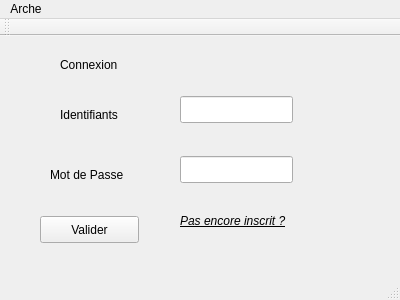
<?xml version="1.0" encoding="UTF-8"?>
<ui version="4.0">
 <class>MainWindow</class>
 <widget class="QMainWindow" name="MainWindow">
  <property name="geometry">
   <rect>
    <x>0</x>
    <y>0</y>
    <width>400</width>
    <height>300</height>
   </rect>
  </property>
  <property name="windowTitle">
   <string>MainWindow</string>
  </property>
  <widget class="QWidget" name="centralWidget">
   <widget class="QLineEdit" name="lineEdit">
    <property name="geometry">
     <rect>
      <x>180</x>
      <y>60</y>
      <width>113</width>
      <height>27</height>
     </rect>
    </property>
   </widget>
   <widget class="QLabel" name="label">
    <property name="geometry">
     <rect>
      <x>60</x>
      <y>20</y>
      <width>81</width>
      <height>17</height>
     </rect>
    </property>
    <property name="text">
     <string>Connexion</string>
    </property>
   </widget>
   <widget class="QLabel" name="label_2">
    <property name="geometry">
     <rect>
      <x>60</x>
      <y>70</y>
      <width>91</width>
      <height>17</height>
     </rect>
    </property>
    <property name="text">
     <string>Identifiants</string>
    </property>
   </widget>
   <widget class="QLabel" name="label_3">
    <property name="geometry">
     <rect>
      <x>50</x>
      <y>130</y>
      <width>101</width>
      <height>17</height>
     </rect>
    </property>
    <property name="text">
     <string>Mot de Passe</string>
    </property>
   </widget>
   <widget class="QLineEdit" name="lineEdit_2">
    <property name="geometry">
     <rect>
      <x>180</x>
      <y>120</y>
      <width>113</width>
      <height>27</height>
     </rect>
    </property>
   </widget>
   <widget class="QPushButton" name="pushButton">
    <property name="geometry">
     <rect>
      <x>40</x>
      <y>180</y>
      <width>99</width>
      <height>27</height>
     </rect>
    </property>
    <property name="text">
     <string>Valider</string>
    </property>
   </widget>
   <widget class="QLabel" name="label_4">
    <property name="geometry">
     <rect>
      <x>180</x>
      <y>170</y>
      <width>151</width>
      <height>31</height>
     </rect>
    </property>
    <property name="text">
     <string>&lt;html&gt;&lt;head/&gt;&lt;body&gt;&lt;p&gt;&lt;span style=&quot; font-style:italic; text-decoration: underline;&quot;&gt;Pas encore inscrit ?&lt;/span&gt;&lt;/p&gt;&lt;/body&gt;&lt;/html&gt;</string>
    </property>
   </widget>
  </widget>
  <widget class="QToolBar" name="mainToolBar">
   <attribute name="toolBarArea">
    <enum>TopToolBarArea</enum>
   </attribute>
   <attribute name="toolBarBreak">
    <bool>false</bool>
   </attribute>
  </widget>
  <widget class="QStatusBar" name="statusBar"/>
  <widget class="QMenuBar" name="menuBar">
   <property name="geometry">
    <rect>
     <x>0</x>
     <y>0</y>
     <width>400</width>
     <height>25</height>
    </rect>
   </property>
   <widget class="QMenu" name="menuArche">
    <property name="title">
     <string>Arche</string>
    </property>
   </widget>
   <addaction name="menuArche"/>
  </widget>
 </widget>
 <layoutdefault spacing="6" margin="11"/>
 <resources/>
 <connections/>
</ui>
